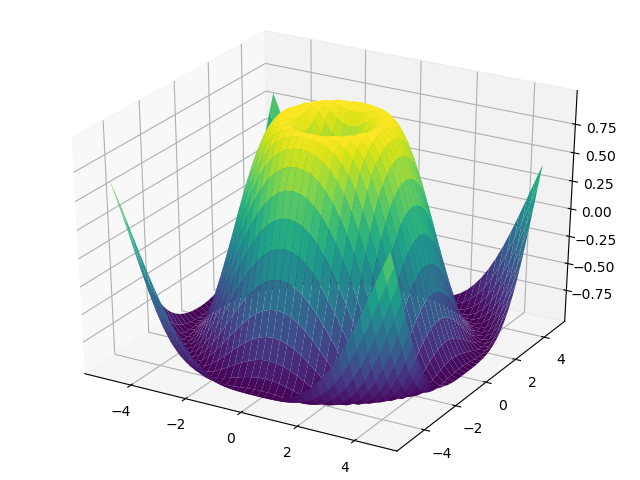

Python code for this plot:
#15816079 久田祐輝
import numpy as np
import matplotlib.pyplot as plt
from matplotlib import cm
from mpl_toolkits.mplot3d import Axes3D

X = np.arange(-5, 5, 0.25)
Y = np.arange(-5, 5, 0.25)
X, Y = np.meshgrid(X, Y)
R = np.sqrt(X**2 + Y**2)
Z = np.sin(R)

fig = plt.figure()
ax = Axes3D(fig)
ax.plot_surface(X, Y, Z, rstride=1, cstride=1, cmap=cm.viridis)

plt.show()
